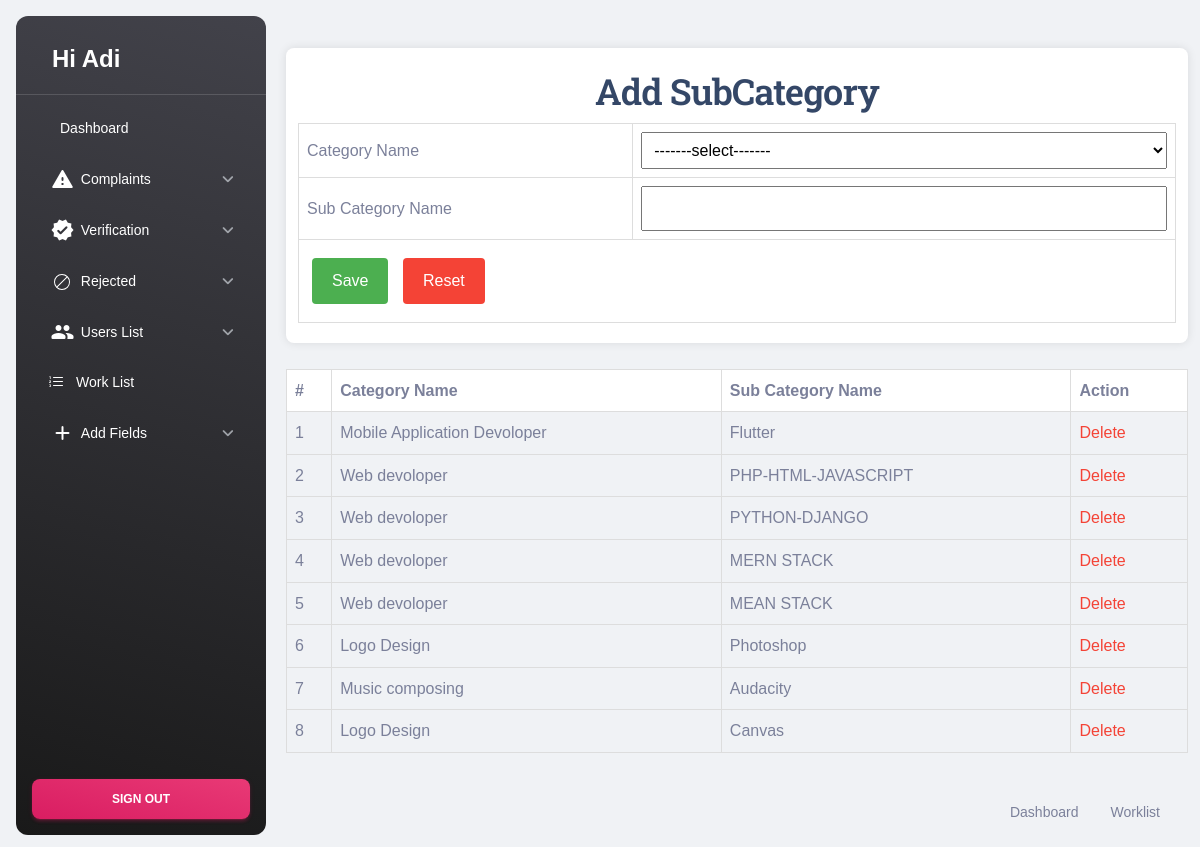
Page /Admin/SubCategory.php (signed in) on the earlier database version.
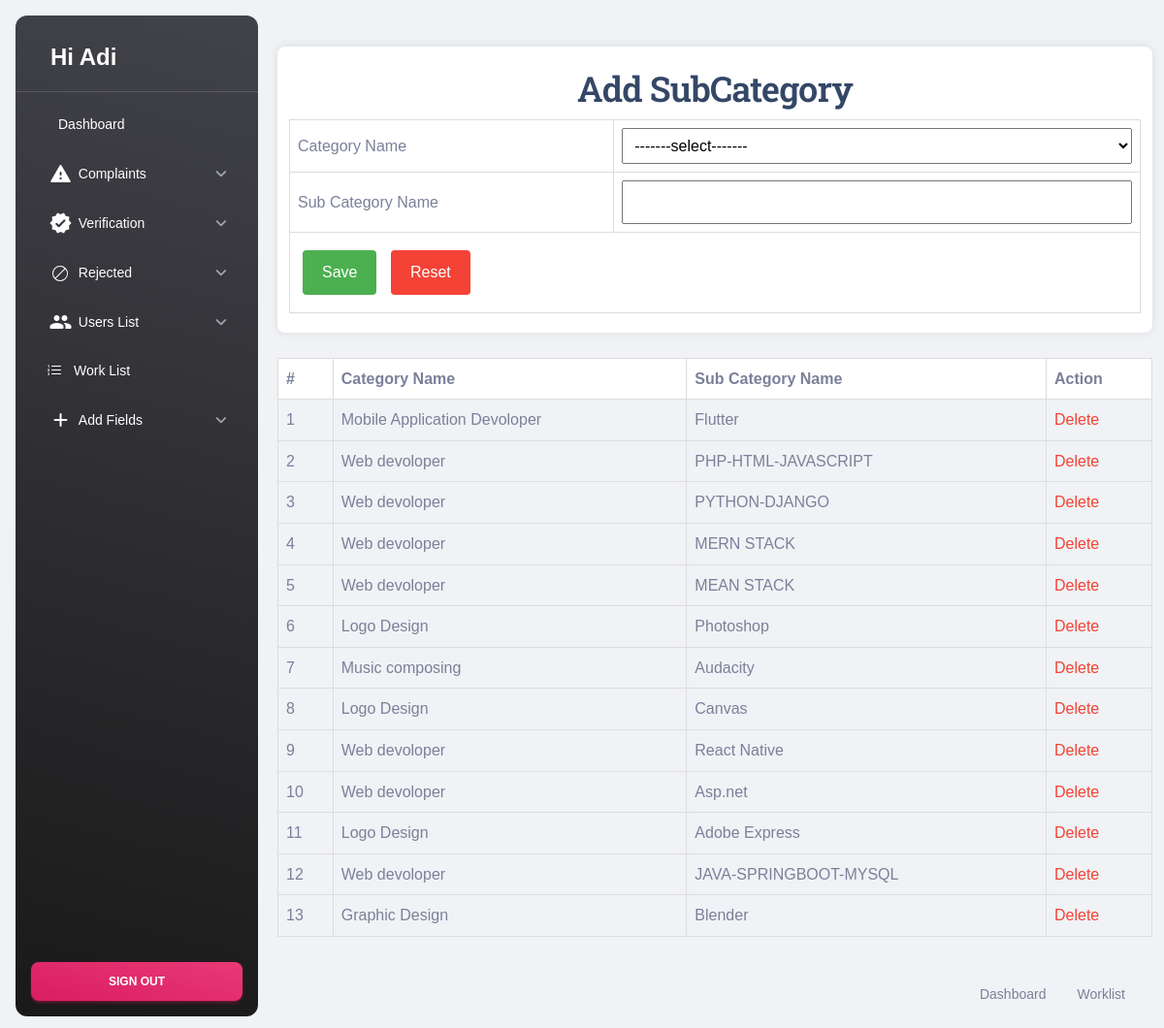
Same page on the later database version.
### tables this page shows
CREATE TABLE `tbl_subcat` (
  `subcat_id` int(11) NOT NULL,
  `subcat_name` varchar(50) NOT NULL,
  `category_id` int(11) NOT NULL
);

CREATE TABLE `tbl_category` (
  `category_id` int(11) NOT NULL,
  `category_name` varchar(50) NOT NULL
);

### Admin/SubCategory.php (the view, shortened to what this page needs)
<?php
include ('Header.php');
    ?>
<!DOCTYPE html
  PUBLIC "-//W3C//DTD XHTML 1.0 Transitional//EN" "http://www.w3.org/TR/xhtml1/DTD/xhtml1-transitional.dtd">
<html xmlns="http://www.w3.org/1999/xhtml">
<head>
</head>
<body>
  <form id="frm_subcat" name="frm_subcat" method="post" action="">
    <h2 align="center">Add SubCategory</h2>
    <table>
      <tr>
        <td>Category Name</td>
        <td>
          <select name="selcat" id="selcat">
            <option value="select">-------select-------</option>
          </select>
        </td>
      </tr>
      <tr>
        <td>Sub Category Name</td>
        <td>
          <input type="text" name="txt_subcat" id="txt_subcat" />
        </td>
      </tr>
      <tr>
        <td colspan="2" align="center">
          <input type="submit" name="btn_save" id="btn_save" value="Save" />
          <input type="reset" name="btn_cancel" id="btn_cancel" value="Reset" />
        </td>
      </tr>
    </table>
  </form>
  <div></div>
  <br>
  <table>
    <tr>
      <th style="background-color:white;">#</th>
      <th style="background-color:white;">Category Name</th>
      <th style="background-color:white;">Sub Category Name</th>
      <th style="background-color:white;">Action</th>
    </tr>
    <?php
    $selqry = "SELECT * from tbl_subcat u INNER JOIN  tbl_category p on u.category_id=p.category_id ";
    $subcategory = $con->query($selqry);
    $i = 0;
    while ($data = $subcategory->fetch_assoc()) {
      $i++;
      ?>
      <tr>
        <td><?php echo $i ?></td>
        <td><?php echo $data['category_name'] ?></td>
        <td><?php echo $data['subcat_name'] ?></td>
        <td><a href="SubCategory.php?did=<?php echo $data['subcat_id']; ?>"
            style="color: #f44336; text-decoration: none;">Delete</a></td>
      </tr>
      <?php
    }
    ?>
  </table>
</body>
<?php
include ('Footer.php');
?>
</html>

Differences in the rows shown:
added tbl_subcat: category.category_name "Web devoloper", subcat_name "React Native"
added tbl_subcat: category.category_name "Web devoloper", subcat_name "Asp.net"
added tbl_subcat: category.category_name "Logo Design", subcat_name "Adobe Express"
added tbl_subcat: category.category_name "Web devoloper", subcat_name "JAVA-SPRINGBOOT-MYSQL"
added tbl_subcat: category.category_name "Graphic Design", subcat_name "Blender"
